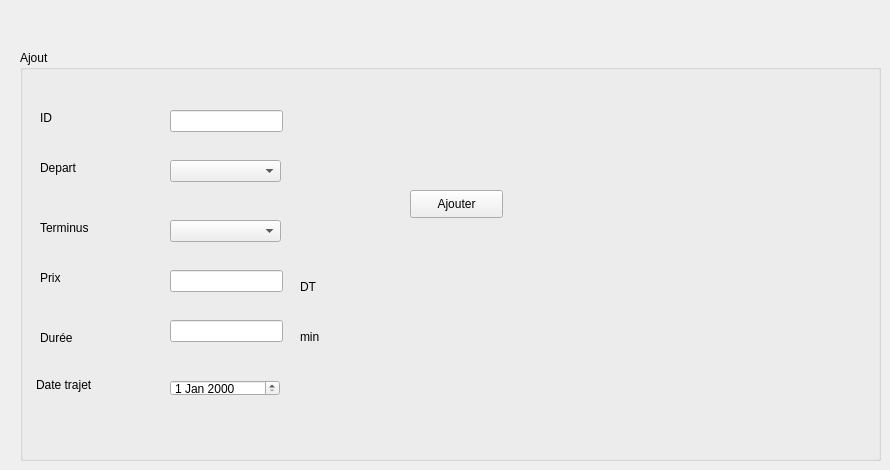
      <widget class="QWidget" name="widget_2">
       <attribute name="title">
        <string>Ajouter trajet</string>
       </attribute>
       <widget class="QGroupBox" name="groupBox_18">
        <property name="geometry">
         <rect>
          <x>20</x>
          <y>50</y>
          <width>861</width>
          <height>411</height>
         </rect>
        </property>
        <property name="title">
         <string>Ajout</string>
        </property>
        <widget class="QLabel" name="label_37">
         <property name="geometry">
          <rect>
           <x>20</x>
           <y>220</y>
           <width>56</width>
           <height>16</height>
          </rect>
         </property>
         <property name="text">
          <string>Prix</string>
         </property>
        </widget>
        <widget class="QLabel" name="label_38">
         <property name="geometry">
          <rect>
           <x>20</x>
           <y>110</y>
           <width>56</width>
           <height>16</height>
          </rect>
         </property>
         <property name="text">
          <string>Depart</string>
         </property>
        </widget>
        <widget class="QLabel" name="label_39">
         <property name="geometry">
          <rect>
           <x>20</x>
           <y>60</y>
           <width>56</width>
           <height>16</height>
          </rect>
         </property>
         <property name="text">
          <string>ID</string>
         </property>
        </widget>
        <widget class="QLabel" name="label_40">
         <property name="geometry">
          <rect>
           <x>20</x>
           <y>280</y>
           <width>71</width>
           <height>16</height>
          </rect>
         </property>
         <property name="text">
          <string>Durée</string>
         </property>
        </widget>
        <widget class="QLabel" name="label_41">
         <property name="geometry">
          <rect>
           <x>20</x>
           <y>170</y>
           <width>56</width>
           <height>16</height>
          </rect>
         </property>
         <property name="text">
          <string>Terminus</string>
         </property>
        </widget>
        <widget class="QLineEdit" name="lineEdit_code">
         <property name="geometry">
          <rect>
           <x>150</x>
           <y>220</y>
           <width>113</width>
           <height>22</height>
          </rect>
         </property>
        </widget>
        <widget class="QLineEdit" name="lineEdit_id">
         <property name="geometry">
          <rect>
           <x>150</x>
           <y>60</y>
           <width>113</width>
           <height>22</height>
          </rect>
         </property>
        </widget>
        <widget class="QLineEdit" name="lineEdit_redandance">
         <property name="geometry">
          <rect>
           <x>150</x>
           <y>270</y>
           <width>113</width>
           <height>22</height>
          </rect>
         </property>
        </widget>
        <widget class="QPushButton" name="pb_ajouter_trajet">
         <property name="geometry">
          <rect>
           <x>390</x>
           <y>140</y>
           <width>93</width>
           <height>28</height>
          </rect>
         </property>
         <property name="text">
          <string>Ajouter</string>
         </property>
        </widget>
        <widget class="QLabel" name="label_42">
         <property name="geometry">
          <rect>
           <x>16</x>
           <y>325</y>
           <width>71</width>
           <height>20</height>
          </rect>
         </property>
         <property name="text">
          <string>Date trajet</string>
         </property>
        </widget>
        <widget class="QDateEdit" name="dateEdit">
         <property name="geometry">
          <rect>
           <x>150</x>
           <y>330</y>
           <width>110</width>
           <height>16</height>
          </rect>
         </property>
        </widget>
        <widget class="QComboBox" name="comboBox_3">
         <property name="geometry">
          <rect>
           <x>150</x>
           <y>170</y>
           <width>111</width>
           <height>22</height>
          </rect>
         </property>
        </widget>
        <widget class="QComboBox" name="comboBox_4">
         <property name="geometry">
          <rect>
           <x>150</x>
           <y>110</y>
           <width>111</width>
           <height>22</height>
          </rect>
         </property>
        </widget>
        <widget class="QLabel" name="label_43">
         <property name="geometry">
          <rect>
           <x>280</x>
           <y>280</y>
           <width>47</width>
           <height>14</height>
          </rect>
         </property>
         <property name="text">
          <string>min</string>
         </property>
        </widget>
        <widget class="QLabel" name="label_44">
         <property name="geometry">
          <rect>
           <x>280</x>
           <y>230</y>
           <width>47</width>
           <height>14</height>
          </rect>
         </property>
         <property name="text">
          <string>DT</string>
         </property>
        </widget>
       </widget>
      </widget>
